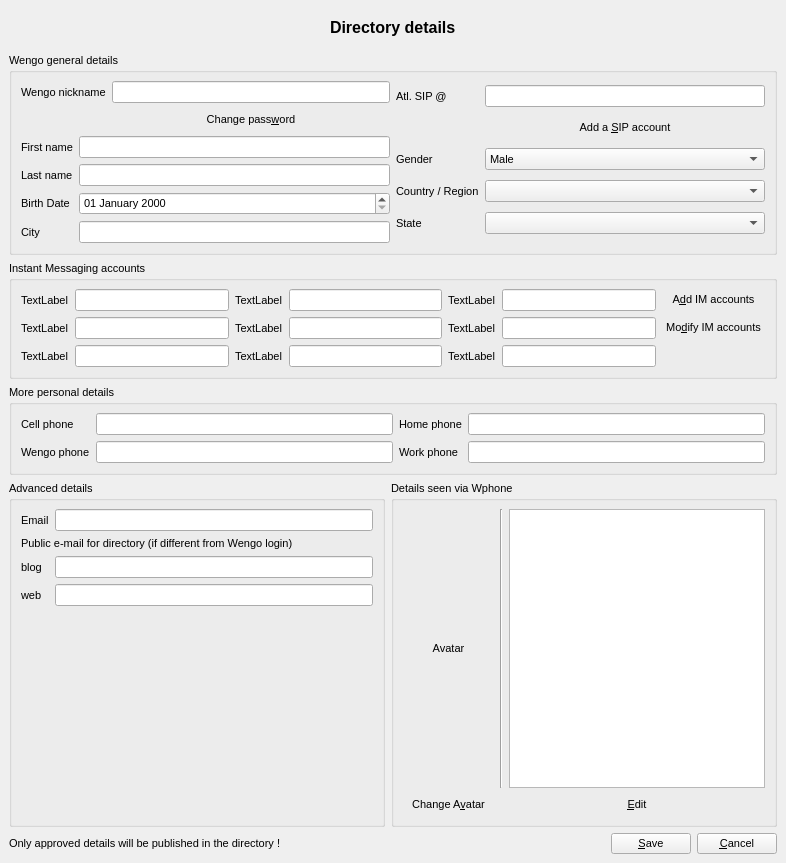
<ui version="4.0" >
 <author></author>
 <comment></comment>
 <exportmacro></exportmacro>
 <class>Form</class>
 <widget class="QWidget" name="Form" >
  <property name="geometry" >
   <rect>
    <x>0</x>
    <y>0</y>
    <width>786</width>
    <height>863</height>
   </rect>
  </property>
  <property name="font" >
   <font>
    <family>MS Shell Dlg</family>
    <pointsize>8</pointsize>
    <weight>50</weight>
    <italic>false</italic>
    <bold>false</bold>
    <underline>false</underline>
    <strikeout>false</strikeout>
   </font>
  </property>
  <property name="windowTitle" >
   <string>Form</string>
  </property>
  <layout class="QGridLayout" >
   <property name="margin" >
    <number>9</number>
   </property>
   <property name="spacing" >
    <number>6</number>
   </property>
   <item row="5" column="0" >
    <widget class="QLabel" name="label" >
     <property name="text" >
      <string>Only approved details will be published in the directory !</string>
     </property>
    </widget>
   </item>
   <item row="4" column="1" >
    <widget class="QGroupBox" name="detailsSeenWPhoneGroup" >
     <property name="title" >
      <string>Details seen via Wphone</string>
     </property>
     <property name="flat" >
      <bool>false</bool>
     </property>
     <layout class="QGridLayout" >
      <property name="margin" >
       <number>9</number>
      </property>
      <property name="spacing" >
       <number>6</number>
      </property>
      <item row="0" column="0" >
       <widget class="QLabel" name="avatar" >
        <property name="minimumSize" >
         <size>
          <width>91</width>
          <height>91</height>
         </size>
        </property>
        <property name="maximumSize" >
         <size>
          <width>91</width>
          <height>91</height>
         </size>
        </property>
        <property name="text" >
         <string>Avatar</string>
        </property>
        <property name="alignment" >
         <set>Qt::AlignCenter</set>
        </property>
       </widget>
      </item>
      <item row="0" column="1" >
       <widget class="Line" name="line" >
        <property name="orientation" >
         <enum>Qt::Vertical</enum>
        </property>
       </widget>
      </item>
      <item row="1" column="2" >
       <widget class="QPushButton" name="editDetails" >
        <property name="text" >
         <string>&amp;Edit</string>
        </property>
        <property name="flat" >
         <bool>true</bool>
        </property>
       </widget>
      </item>
      <item row="0" column="2" >
       <widget class="QTextEdit" name="aboutYou" />
      </item>
      <item row="1" column="0" >
       <widget class="QPushButton" name="changeAvatar" >
        <property name="text" >
         <string>Change A&amp;vatar</string>
        </property>
        <property name="flat" >
         <bool>true</bool>
        </property>
       </widget>
      </item>
     </layout>
    </widget>
   </item>
   <item row="4" column="0" >
    <widget class="QGroupBox" name="advancedDetailsGroup" >
     <property name="title" >
      <string>Advanced details</string>
     </property>
     <property name="flat" >
      <bool>false</bool>
     </property>
     <property name="checkable" >
      <bool>false</bool>
     </property>
     <layout class="QGridLayout" >
      <property name="margin" >
       <number>9</number>
      </property>
      <property name="spacing" >
       <number>6</number>
      </property>
      <item row="3" column="1" >
       <widget class="QLineEdit" name="web" />
      </item>
      <item row="3" column="0" >
       <widget class="QLabel" name="label_21" >
        <property name="text" >
         <string>web</string>
        </property>
       </widget>
      </item>
      <item row="2" column="1" >
       <widget class="QLineEdit" name="blog" />
      </item>
      <item row="2" column="0" >
       <widget class="QLabel" name="label_20" >
        <property name="text" >
         <string>blog</string>
        </property>
       </widget>
      </item>
      <item row="1" column="0" colspan="2" >
       <widget class="QLabel" name="label_4" >
        <property name="text" >
         <string>Public e-mail for directory (if different from Wengo login)</string>
        </property>
       </widget>
      </item>
      <item row="0" column="1" >
       <widget class="QLineEdit" name="email" />
      </item>
      <item row="0" column="0" >
       <widget class="QLabel" name="label_19" >
        <property name="text" >
         <string>Email</string>
        </property>
       </widget>
      </item>
      <item row="4" column="0" colspan="2" >
       <spacer>
        <property name="orientation" >
         <enum>Qt::Vertical</enum>
        </property>
        <property name="sizeHint" >
         <size>
          <width>248</width>
          <height>21</height>
         </size>
        </property>
       </spacer>
      </item>
     </layout>
    </widget>
   </item>
   <item row="3" column="0" colspan="2" >
    <widget class="QGroupBox" name="personalDetailsGroup" >
     <property name="title" >
      <string>More personal details</string>
     </property>
     <property name="flat" >
      <bool>false</bool>
     </property>
     <property name="checkable" >
      <bool>false</bool>
     </property>
     <layout class="QGridLayout" >
      <property name="margin" >
       <number>9</number>
      </property>
      <property name="spacing" >
       <number>6</number>
      </property>
      <item row="0" column="2" >
       <widget class="QLabel" name="label_17" >
        <property name="text" >
         <string>Home phone</string>
        </property>
       </widget>
      </item>
      <item row="0" column="3" >
       <widget class="QLineEdit" name="homePhone" />
      </item>
      <item row="1" column="0" >
       <widget class="QLabel" name="label_16" >
        <property name="text" >
         <string>Wengo phone</string>
        </property>
       </widget>
      </item>
      <item row="0" column="0" >
       <widget class="QLabel" name="label_15" >
        <property name="text" >
         <string>Cell phone</string>
        </property>
       </widget>
      </item>
      <item row="1" column="1" >
       <widget class="QLineEdit" name="wengoPhone" />
      </item>
      <item row="0" column="1" >
       <widget class="QLineEdit" name="cellPhone" />
      </item>
      <item row="1" column="2" >
       <widget class="QLabel" name="label_18" >
        <property name="text" >
         <string>Work phone</string>
        </property>
       </widget>
      </item>
      <item row="1" column="3" >
       <widget class="QLineEdit" name="workPhone" />
      </item>
     </layout>
    </widget>
   </item>
   <item row="2" column="0" colspan="2" >
    <widget class="QGroupBox" name="IMAccountGroup" >
     <property name="title" >
      <string>Instant Messaging accounts</string>
     </property>
     <property name="flat" >
      <bool>false</bool>
     </property>
     <property name="checkable" >
      <bool>false</bool>
     </property>
     <layout class="QGridLayout" >
      <property name="margin" >
       <number>9</number>
      </property>
      <property name="spacing" >
       <number>6</number>
      </property>
      <item row="1" column="1" >
       <widget class="QLineEdit" name="imAccount1" />
      </item>
      <item row="3" column="5" >
       <widget class="QLineEdit" name="imAccount9" />
      </item>
      <item row="1" column="6" >
       <widget class="QPushButton" name="addIMAccount" >
        <property name="text" >
         <string>A&amp;dd IM accounts</string>
        </property>
        <property name="flat" >
         <bool>true</bool>
        </property>
       </widget>
      </item>
      <item row="2" column="6" >
       <widget class="QPushButton" name="modityIMAccount" >
        <property name="text" >
         <string>Mo&amp;dify IM accounts</string>
        </property>
        <property name="flat" >
         <bool>true</bool>
        </property>
       </widget>
      </item>
      <item row="2" column="5" >
       <widget class="QLineEdit" name="imAccount8" />
      </item>
      <item row="1" column="5" >
       <widget class="QLineEdit" name="imAccount7" >
        <property name="enabled" >
         <bool>true</bool>
        </property>
        <property name="readOnly" >
         <bool>false</bool>
        </property>
       </widget>
      </item>
      <item row="3" column="3" >
       <widget class="QLineEdit" name="imAccount6" />
      </item>
      <item row="2" column="3" >
       <widget class="QLineEdit" name="imAccount5" />
      </item>
      <item row="1" column="3" >
       <widget class="QLineEdit" name="imAccount4" />
      </item>
      <item row="3" column="1" >
       <widget class="QLineEdit" name="imAccount3" />
      </item>
      <item row="2" column="1" >
       <widget class="QLineEdit" name="imAccount2" />
      </item>
      <item row="1" column="0" >
       <widget class="QLabel" name="imPic1" >
        <property name="text" >
         <string>TextLabel</string>
        </property>
       </widget>
      </item>
      <item row="2" column="0" >
       <widget class="QLabel" name="imPic2" >
        <property name="text" >
         <string>TextLabel</string>
        </property>
       </widget>
      </item>
      <item row="3" column="0" >
       <widget class="QLabel" name="imPic3" >
        <property name="text" >
         <string>TextLabel</string>
        </property>
       </widget>
      </item>
      <item row="1" column="2" >
       <widget class="QLabel" name="imPic4" >
        <property name="text" >
         <string>TextLabel</string>
        </property>
       </widget>
      </item>
      <item row="2" column="2" >
       <widget class="QLabel" name="imPic5" >
        <property name="text" >
         <string>TextLabel</string>
        </property>
       </widget>
      </item>
      <item row="3" column="2" >
       <widget class="QLabel" name="imPic6" >
        <property name="text" >
         <string>TextLabel</string>
        </property>
       </widget>
      </item>
      <item row="1" column="4" >
       <widget class="QLabel" name="imPic7" >
        <property name="text" >
         <string>TextLabel</string>
        </property>
       </widget>
      </item>
      <item row="2" column="4" >
       <widget class="QLabel" name="imPic8" >
        <property name="text" >
         <string>TextLabel</string>
        </property>
       </widget>
      </item>
      <item row="3" column="4" >
       <widget class="QLabel" name="imPic9" >
        <property name="text" >
         <string>TextLabel</string>
        </property>
       </widget>
      </item>
     </layout>
    </widget>
   </item>
   <item row="1" column="0" colspan="2" >
    <widget class="QGroupBox" name="wengoGeneralDetailsGroup" >
     <property name="layoutDirection" >
      <enum>Qt::LeftToRight</enum>
     </property>
     <property name="title" >
      <string>Wengo general details</string>
     </property>
     <property name="flat" >
      <bool>false</bool>
     </property>
     <property name="checkable" >
      <bool>false</bool>
     </property>
     <layout class="QGridLayout" >
      <property name="margin" >
       <number>9</number>
      </property>
      <property name="spacing" >
       <number>6</number>
      </property>
      <item row="0" column="0" >
       <layout class="QGridLayout" >
        <property name="margin" >
         <number>0</number>
        </property>
        <property name="spacing" >
         <number>6</number>
        </property>
        <item row="0" column="2" >
         <widget class="QLineEdit" name="wengoNickName" />
        </item>
        <item row="4" column="0" >
         <widget class="QLabel" name="label_7" >
          <property name="text" >
           <string>Birth Date</string>
          </property>
         </widget>
        </item>
        <item row="2" column="1" colspan="2" >
         <widget class="QLineEdit" name="firstName" >
          <property name="maxLength" >
           <number>20</number>
          </property>
         </widget>
        </item>
        <item row="2" column="0" >
         <widget class="QLabel" name="label_5" >
          <property name="text" >
           <string>First name</string>
          </property>
         </widget>
        </item>
        <item row="0" column="0" colspan="2" >
         <widget class="QLabel" name="label_3" >
          <property name="text" >
           <string>Wengo nickname</string>
          </property>
         </widget>
        </item>
        <item row="5" column="1" colspan="2" >
         <widget class="QLineEdit" name="city" >
          <property name="maxLength" >
           <number>20</number>
          </property>
         </widget>
        </item>
        <item row="3" column="1" colspan="2" >
         <widget class="QLineEdit" name="lastName" >
          <property name="maxLength" >
           <number>20</number>
          </property>
         </widget>
        </item>
        <item row="5" column="0" >
         <widget class="QLabel" name="label_8" >
          <property name="text" >
           <string>City</string>
          </property>
         </widget>
        </item>
        <item row="4" column="1" colspan="2" >
         <widget class="QDateEdit" name="birthDate" >
          <property name="displayFormat" >
           <string>dd MMMM yyyy</string>
          </property>
         </widget>
        </item>
        <item row="3" column="0" >
         <widget class="QLabel" name="label_6" >
          <property name="text" >
           <string>Last name</string>
          </property>
         </widget>
        </item>
        <item row="1" column="2" >
         <widget class="QPushButton" name="changePassword" >
          <property name="text" >
           <string>Change pass&amp;word</string>
          </property>
          <property name="flat" >
           <bool>true</bool>
          </property>
         </widget>
        </item>
       </layout>
      </item>
      <item row="0" column="1" >
       <layout class="QGridLayout" >
        <property name="margin" >
         <number>0</number>
        </property>
        <property name="spacing" >
         <number>6</number>
        </property>
        <item row="5" column="0" colspan="2" >
         <widget class="QLabel" name="label_12" >
          <property name="text" >
           <string>State</string>
          </property>
         </widget>
        </item>
        <item row="5" column="2" >
         <widget class="QComboBox" name="state" />
        </item>
        <item row="3" column="2" >
         <widget class="QComboBox" name="gender" >
          <item>
           <property name="text" >
            <string>Male</string>
           </property>
          </item>
          <item>
           <property name="text" >
            <string>Female</string>
           </property>
          </item>
         </widget>
        </item>
        <item row="4" column="2" >
         <widget class="QComboBox" name="country" />
        </item>
        <item row="3" column="0" colspan="2" >
         <widget class="QLabel" name="label_10" >
          <property name="text" >
           <string>Gender</string>
          </property>
         </widget>
        </item>
        <item row="4" column="0" colspan="2" >
         <widget class="QLabel" name="label_11" >
          <property name="text" >
           <string>Country / Region</string>
          </property>
         </widget>
        </item>
        <item row="1" column="0" >
         <widget class="QLabel" name="label_9" >
          <property name="text" >
           <string>Atl. SIP @</string>
          </property>
         </widget>
        </item>
        <item row="1" column="2" >
         <widget class="QLineEdit" name="altSip" />
        </item>
        <item row="2" column="2" >
         <widget class="QPushButton" name="addSipAcount" >
          <property name="text" >
           <string>Add a &amp;SIP account</string>
          </property>
          <property name="flat" >
           <bool>true</bool>
          </property>
         </widget>
        </item>
       </layout>
      </item>
     </layout>
    </widget>
   </item>
   <item row="0" column="0" colspan="2" >
    <widget class="QFrame" name="frame" >
     <property name="frameShape" >
      <enum>QFrame::NoFrame</enum>
     </property>
     <property name="frameShadow" >
      <enum>QFrame::Raised</enum>
     </property>
     <layout class="QGridLayout" >
      <property name="margin" >
       <number>9</number>
      </property>
      <property name="spacing" >
       <number>6</number>
      </property>
      <item row="0" column="0" >
       <layout class="QHBoxLayout" >
        <property name="margin" >
         <number>0</number>
        </property>
        <property name="spacing" >
         <number>0</number>
        </property>
        <item>
         <spacer>
          <property name="orientation" >
           <enum>Qt::Horizontal</enum>
          </property>
          <property name="sizeHint" >
           <size>
            <width>40</width>
            <height>20</height>
           </size>
          </property>
         </spacer>
        </item>
        <item>
         <widget class="QLabel" name="label_2" >
          <property name="font" >
           <font>
            <family>MS Shell Dlg</family>
            <pointsize>8</pointsize>
            <weight>50</weight>
            <italic>false</italic>
            <bold>false</bold>
            <underline>false</underline>
            <strikeout>false</strikeout>
           </font>
          </property>
          <property name="text" >
           <string>&lt;html>&lt;head>&lt;meta name="qrichtext" content="1" />&lt;/head>&lt;body style=" white-space: pre-wrap; font-family:MS Shell Dlg; font-size:8pt; font-weight:400; font-style:normal; text-decoration:none;">&lt;p style=" margin-top:0px; margin-bottom:0px; margin-left:0px; margin-right:0px; -qt-block-indent:0; text-indent:0px;">&lt;span style=" font-size:12pt; font-weight:600;">Directory details&lt;/span>&lt;/p>&lt;/body>&lt;/html></string>
          </property>
         </widget>
        </item>
        <item>
         <spacer>
          <property name="orientation" >
           <enum>Qt::Horizontal</enum>
          </property>
          <property name="sizeHint" >
           <size>
            <width>40</width>
            <height>20</height>
           </size>
          </property>
         </spacer>
        </item>
       </layout>
      </item>
     </layout>
    </widget>
   </item>
   <item row="5" column="1" >
    <layout class="QHBoxLayout" >
     <property name="margin" >
      <number>0</number>
     </property>
     <property name="spacing" >
      <number>6</number>
     </property>
     <item>
      <spacer>
       <property name="orientation" >
        <enum>Qt::Horizontal</enum>
       </property>
       <property name="sizeHint" >
        <size>
         <width>40</width>
         <height>20</height>
        </size>
       </property>
      </spacer>
     </item>
     <item>
      <widget class="QPushButton" name="saveChange" >
       <property name="text" >
        <string>&amp;Save</string>
       </property>
      </widget>
     </item>
     <item>
      <widget class="QPushButton" name="cancelChange" >
       <property name="text" >
        <string>&amp;Cancel</string>
       </property>
      </widget>
     </item>
    </layout>
   </item>
  </layout>
 </widget>
 <pixmapfunction></pixmapfunction>
 <resources/>
 <connections/>
</ui>
